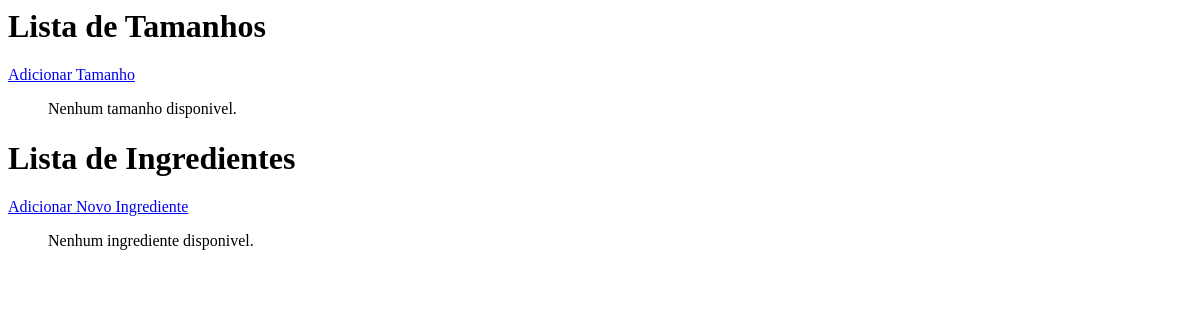
Before: /ingrediente/ with the older database file.
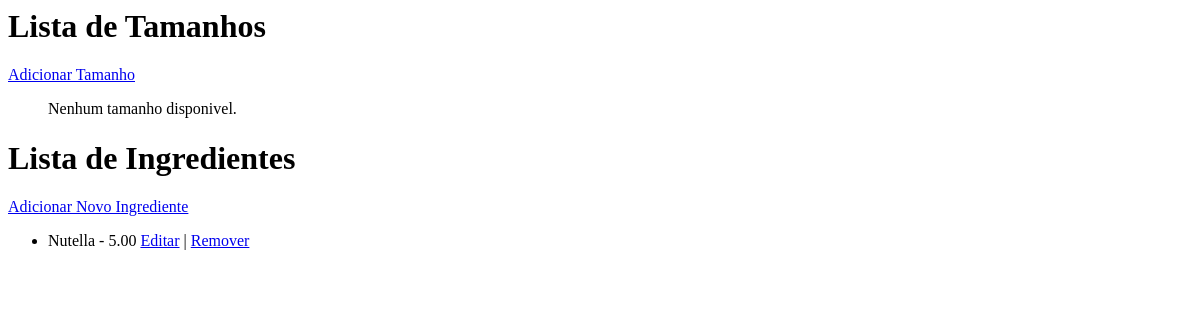
After: the same page with the newer database file.
### ingrediente/models.py (models this page shows, shortened)
class Ingrediente(models.Model):
    TIPO_INGREDIENTE_CHOICES = [
        ('acompanhamento', 'Acompanhamento'),
        ('sabor', 'Sabor'),
    ]
    nome = models.CharField(max_length=100)
    tipo = models.CharField(max_length=50, choices=TIPO_INGREDIENTE_CHOICES)
    preco_adicional = models.DecimalField(max_digits=5, decimal_places=2)

### ingrediente/views.py (the view)
# urls.py: path('', views.listar_ingredientes, name='listar_ingredientes'),
def listar_ingredientes(request):
    tamanhos = Tamanho.objects.all()
    ingredientes = Ingrediente.objects.all()
    return render(request, 'ingrediente/listar_ingredientes.html', {'ingredientes': ingredientes, 'tamanhos': tamanhos})

### templates/ingrediente/listar_ingredientes.html
<h1>Lista de Tamanhos</h1>
<a href="{% url 'adicionar_tamanho' %}">Adicionar Tamanho</a>
<ul>
    {% for tamanho in tamanhos %}
    <li>
        {{ tamanho.nome }} - {{ tamanho.preco_adicional }}
        <a href="{% url 'editar_tamanho' tamanho.id %}">Editar</a> |
        <a href="{% url 'remover_tamanho' tamanho.id %}">Remover</a>
    </li>
    {% empty %}
        <p>Nenhum tamanho disponivel.</p>
    {% endfor %}
</ul>
<h1>Lista de Ingredientes</h1>
<a href="{% url 'adicionar_ingrediente' %}">Adicionar Novo Ingrediente</a>
<ul>
    {% for ingrediente in ingredientes %}
    <li>
        {{ ingrediente.nome }} - {{ ingrediente.preco_adicional }}
        <a href="{% url 'editar_ingrediente' ingrediente.id %}">Editar</a> |
        <a href="{% url 'remover_ingrediente' ingrediente.id %}">Remover</a>
    </li>
    {% empty %}
        <p>Nenhum ingrediente disponivel.</p>
    {% endfor %}
</ul>

Changed rows visible on the page:
added Ingrediente: nome "Nutella", preco_adicional "5.00"
Other visible differences:
text no longer shown: "Nenhum ingrediente disponivel."
